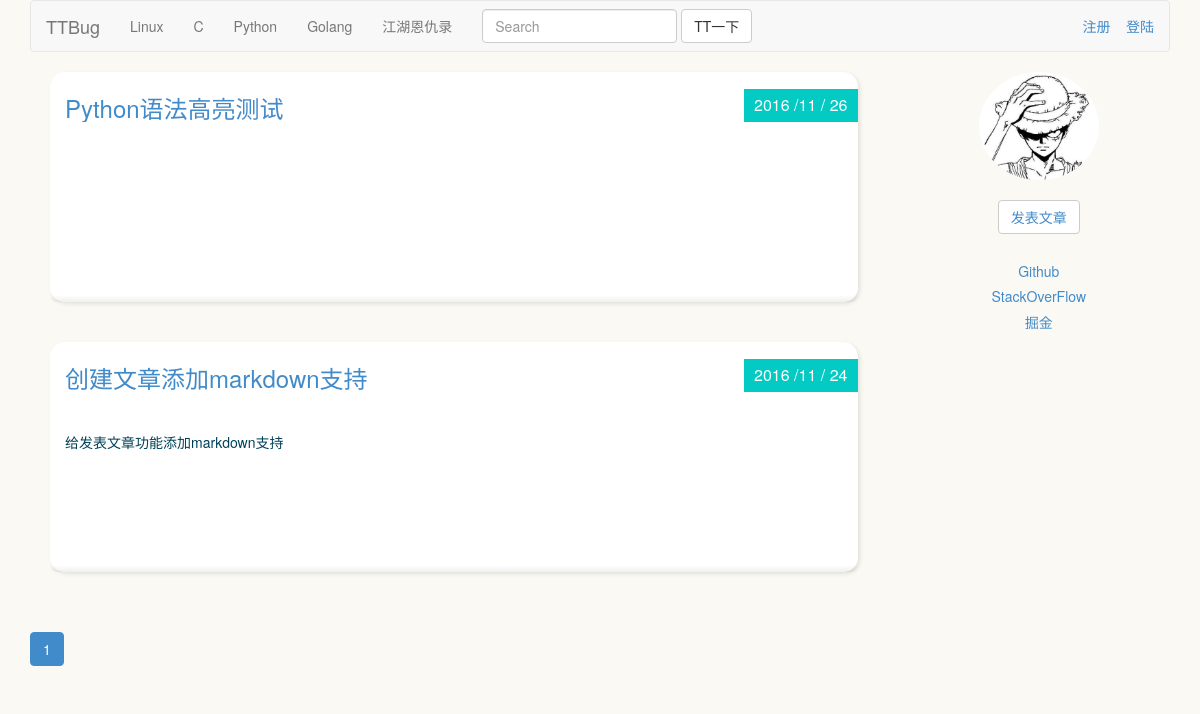
The page /articles/list/3 on the database as committed earlier.
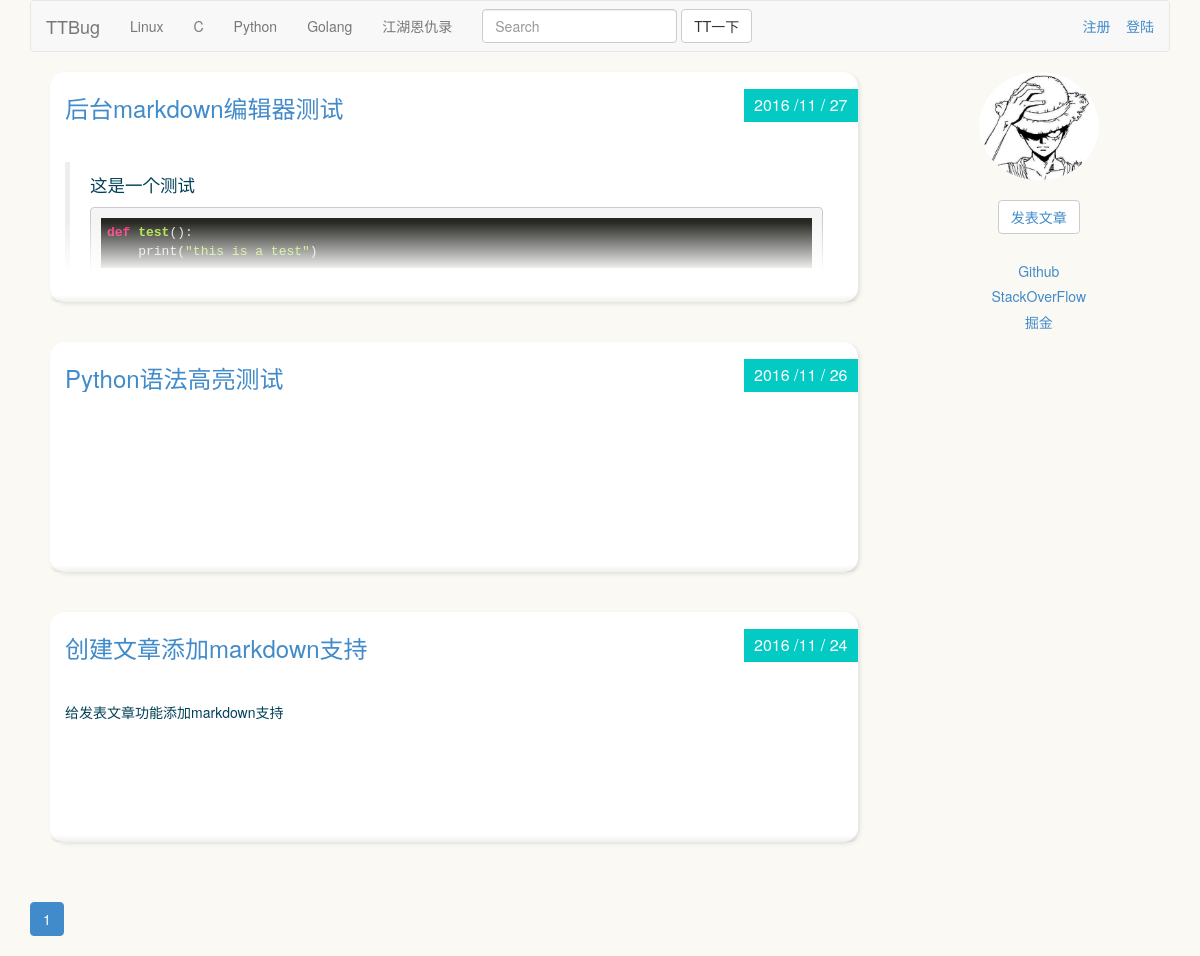
The same page on the database as committed later.
### blocks/models.py (models this page shows, shortened)
class Blocks(models.Model):
    name = models.CharField("板块名称",max_length=100)
    owner = models.CharField("板块管理员",max_length=100)
    describe = models.CharField("板块描述",max_length=300)
    create_time_stamp = models.DateTimeField(auto_now_add=True)
    last_update_timestamp = models.DateTimeField(auto_now=True)
    class Meta:
        verbose_name = "板块"
        verbose_name_plural = "板块"

### articles/models.py (models this page shows, shortened)
class Articles(models.Model):
    owner = models.ForeignKey(User,verbose_name="作者")
    title = models.CharField("文章标题",max_length=100)
    author = models.CharField("文章作者",max_length=100)
    content = models.TextField("文章内容",max_length=10000)
    block = models.ForeignKey(Blocks,verbose_name="所属板块")
    create_time_stamp = models.DateTimeField("创建时间",auto_now_add=True)
    last_update_timestamp = models.DateTimeField("最后更新时间",auto_now=True)
    class Meta:
        verbose_name = "文章"
        verbose_name_plural = "文章"

### articles/views.py (the view)
# urls.py: url(r"^list/(?P<block_id>\d+)",articles_list),
def articles_list(request,block_id):
    page_no = int(request.GET.get("page_no","1"))
    block_id = int(block_id)
    blocks = Blocks.objects.all()
    block = Blocks.objects.get(id=block_id)
    articles = Articles.objects.filter(block=block).order_by("-id")
    articles_objs,pagination_data = paginate_queryset(articles,page_no)
    return render(request,"articles_list.html",{"block_id":block_id,"blocks":blocks,"articles":articles_objs,"pagination_data":pagination_data})

### articles/templatetags/custom_markdown.py (called while the page is built)
@register.filter(is_safe=True)
@stringfilter
def custom_markdown(value):
    return mark_safe(markdown2.markdown(force_text(value),extras=["fenced-code-blocks", "cuddled-lists", "metadata", "tables", "spoiler"]))

### utils/paginator.py (called while the page is built)
def paginate_queryset(objs,page_no,cnt_per_page=5,half_show_length=5):
    p = Paginator(objs,cnt_per_page)
    if page_no > p.num_pages:
        page_no = p.num_pages
    if page_no <= 0:
        page_no = 1
    page_links = [i for i in range(page_no-half_show_length,page_no+half_show_length+1) if i>0 and i<=p.num_pages]
    page = p.page(page_no)
    previous_link = page_links[0]-1
    next_link = page_links[-1]+1
    pagination_data = {
            "has_previous": previous_link > 0,
            "has_next": next_link <= p.num_pages,
            "previous_link": previous_link,
            "next_link": next_link,
            "page_cnt": p.num_pages,
            "current_no": page_no,
            "page_links": page_links
            }
    return (page.object_list,pagination_data)

### articles/templates/articles_list.html
{% extends "base.html" %}
{% load custom_markdown %}
{% block content %}
  {% for a in articles %}
	<div class="post-wrapper">
	  <div class="post">
	  	<div class="post-heading">
	  	  <h3 class="title">
              <a href="/articles/detail/{{a.id}}">{{a.title}}</a>
	  	  </h3>
	  	  <div class="date">{{a.create_time_stamp|date:"Y /m / d"}}</div>
	  	</div>
	  	<div class="post-content read-more-block">
			{{a.content | custom_markdown}}
	  	</div>
		<div class="post-footer">
		</div>
	  </div>
	</div>
  {% endfor %}
  {% include "component/paginator.html" %}
{% endblock %}

### templates/base.html (shortened to what this page needs)
{% load staticfiles %}
<html>
  <head>
	    <link rel="stylesheet" href="/static/css/bootstrap.min.css">
        <link href="/static/css/font-awesome.min.css" rel="stylesheet" type="text/css">
        <link href="/static/css/style.css" rel="stylesheet" type="text/css">
		<link href="/static/js/highlight/styles/monokai.css" rel="stylesheet" type="text/css">
  </head>
  <body>
	<div class="container">
	  <nav class="navbar navbar-default" role="navigation">
	  <div class="container-fluid">
	    <div class="navbar-header">
	      <a class="navbar-brand" href="/">TTBug</a>
	    </div>
	    <div class="collapse navbar-collapse" id="bs-example-navbar-collapse-1">
	      <ul class="nav navbar-nav">
			    {% for b in blocks %}
                <li><a href="/articles/list/{{b.id}}">{{b.name}}</a></li>
				{% endfor %}
	      </ul>
	      <form class="navbar-form navbar-left" role="search">
		<div class="form-group">
		  <input type="text" class="form-control" placeholder="Search">
		</div>
		<button type="submit" class="btn btn-default">TT一下</button>
	      </form>
		<p class="navbar-text navbar-right">
          <a href="/register">注册</a>
          <a href="#">登陆</a>
        </p>
	    </div>
	  </div>
	</nav>
	<div class="row">
	  <div class="col-sm-9">
       {% block content %}
       {% endblock %}
	</div>
	<div class="col-sm-3">
	   <div id="divborder" align="center">
	   <img src="/static/img/avator/haha.jpg" width=120px height=108px/>
	   <br/><br/>
        {% if block_id > -1 %}
        <button type="button" class="btn btn-default "><a href="/articles/create/{{block_id}}">发表文章</a></button>
        {% endif %}
        <br/><br/>
	   <h5><a href="https://www.github.com/adamwinwho">Github</a></h5>
	   <h5><a href="http://www.stackoverflow.com">StackOverFlow</a></h5>
	   <h5><a href="http://gold.xitu.io">掘金</a></h5>
	   </div>
	</div>
	</div>
	</div>
  </body>
</html>

Rows that differ between the two databases and show on the page:
added Articles: title "后台markdown编辑器测试", create_time_stamp "2016 /11 / 27", content|custom_markdown "这是一个测试 def test () : print( \"this is a test\" )"
